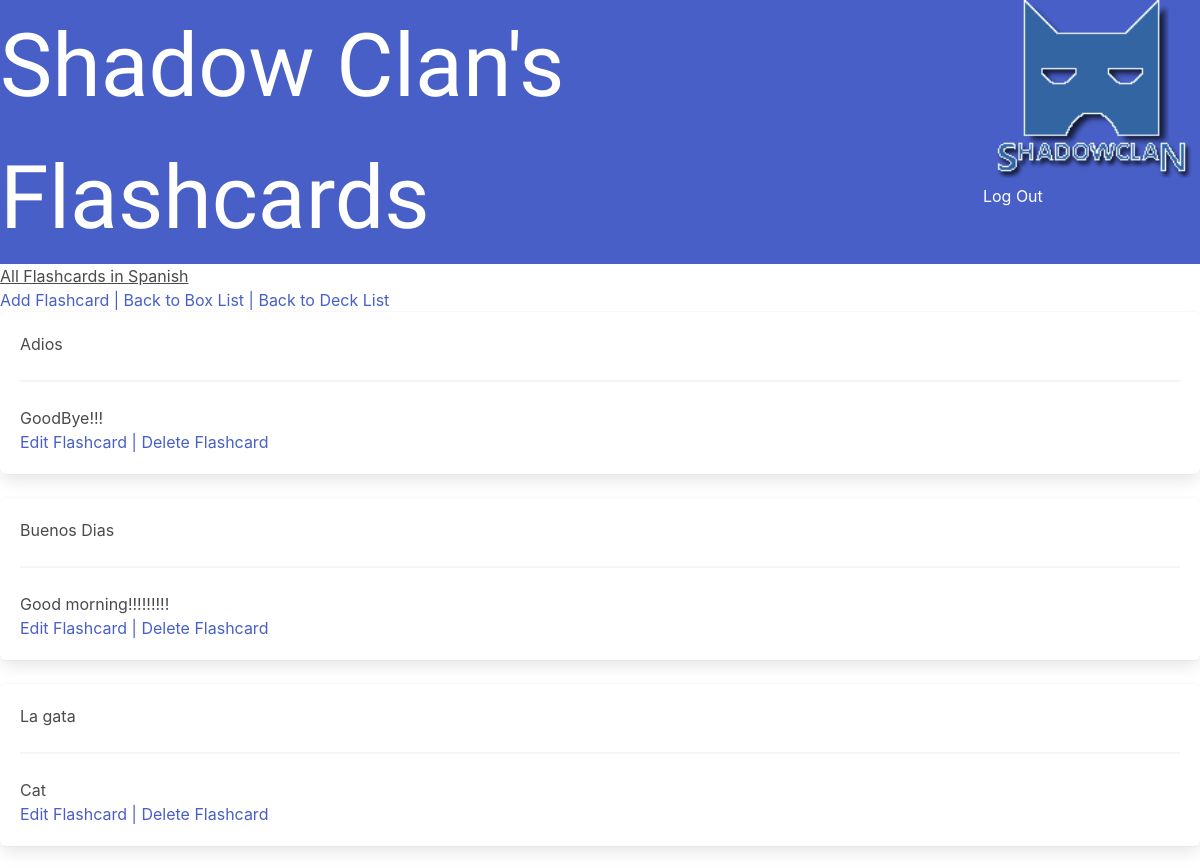
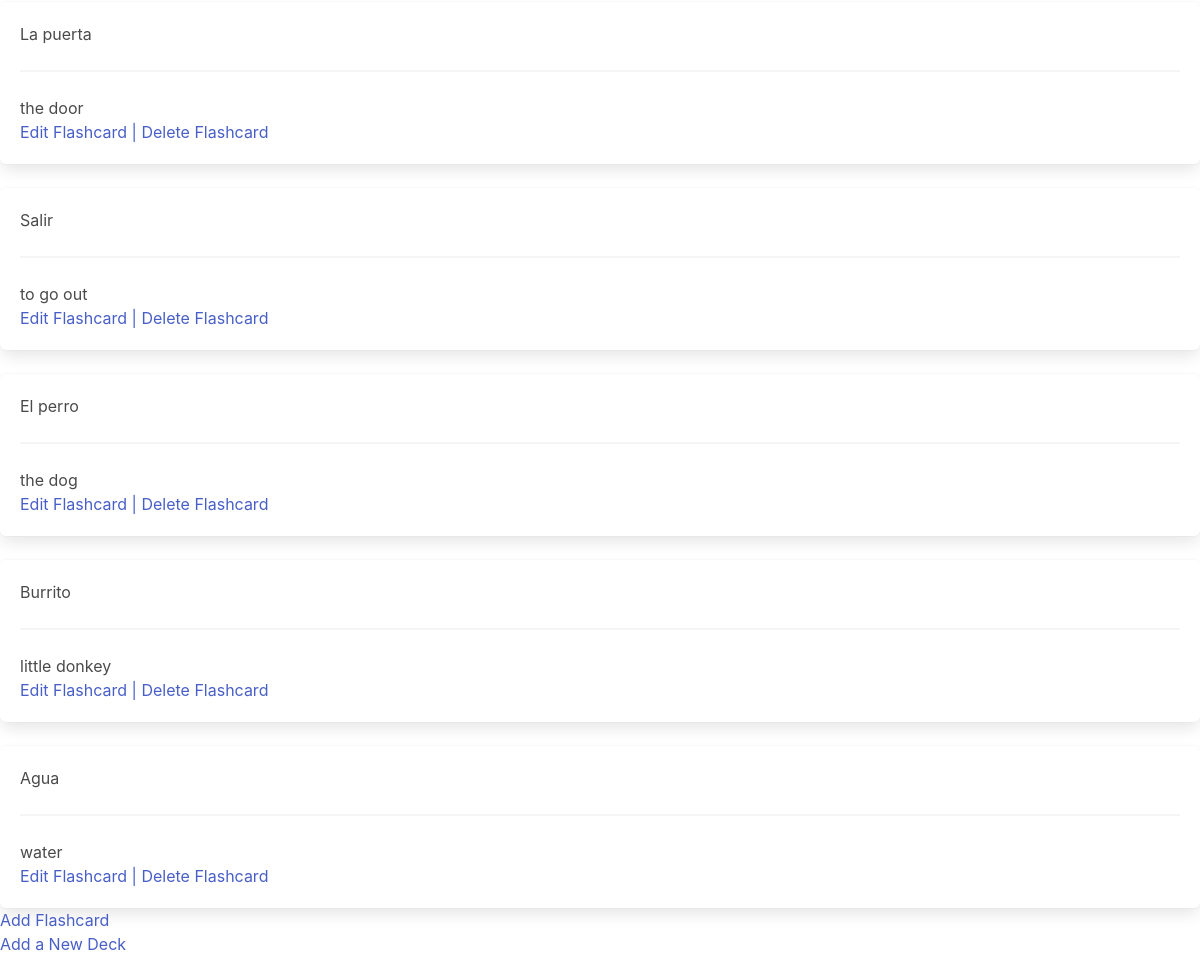
/decks/spanish (signed in), run on the app's committed database (2 pictures, top to bottom).
### flashcardsapp/models.py (models this page shows, shortened)
class Deck(models.Model):
    name = models.CharField(max_length=200)
    description = models.TextField(max_length=1000)
    deck_user = models.ForeignKey(
        User, on_delete=models.CASCADE, null=True, blank=True, related_name="deck_user"
    )
    slug = models.SlugField(
        max_length=200,
        null=True,
        blank=True,
        unique=True,
    )
    date = models.DateTimeField(auto_now_add=datetime.now)

class FlashCard(models.Model):
    prompt = models.CharField(max_length=200)
    answer = models.CharField(max_length=1000)
    flashcard_deck = models.ForeignKey(
        Deck, on_delete=models.CASCADE, null=True, blank=True, related_name="flashcard_deck"
    )
    correct = models.BooleanField(default=True)
    missed = models.IntegerField(default=0)
    date = models.DateTimeField(auto_now_add=datetime.now)
    objects = models.Manager()
    box = models.ForeignKey(
        "Box", on_delete=models.CASCADE,   related_name="box", default="1"
    )
    card_seen = models.BooleanField(default=False)

### flashcardsapp/views.py (the view)
# urls.py: path("decks/<slug:slug>", flash_views.show_flashcards, name="show_flashcards"),
@ login_required
def show_flashcards(request, slug):
    deck = get_object_or_404(Deck, slug=slug)
    flashcards = FlashCard.objects.all().filter(flashcard_deck_id=deck.id)
    return render(request, "show_flashcards.html", {"deck": deck, "flashcards": flashcards})

### templates/show_flashcards.html
{% extends "base.html" %}
{% block content %}
<div class="p1 f3 lh-copy"><h1>All Flashcards in {{deck.name}}</h1></div>
<section>
  <a href={% url 'add_flashcard' slug=deck.slug %}>Add Flashcard |</a>
  <a href={% url 'choose_box' deck.slug %}> Back to Box List |</a>
  <a href={% url 'deck_list' %}> Back to Deck List </a>
<section class="pt4">
<section>
  {% for flashcard in flashcards %}
  <div class="box w-60 h-75 pb5 pt4">
      <p class="f3 lh-copy">{{ flashcard.prompt }} </p>
      <hr>
      <p class="pb3">{{ flashcard.answer }} </p>
<div>
      <a href={% url 'edit_flashcard' slug=deck.slug pk=flashcard.pk%}>Edit Flashcard |</a>
      <a href={% url 'delete_flashcard' slug=deck.slug pk=flashcard.pk%}>Delete Flashcard</a>
    </div>
 </div>
 {% endfor %}
</section>
<section>
  <a href={% url 'add_flashcard' slug=deck.slug %}>Add Flashcard</a>
<section class="pt4">
<section class="pt4">
  <a href={% url 'add_deck' pk=user.pk%}>Add a New Deck</a>
</section>
{% endblock content %}

### static/stylesheet.css (style rules this page uses)
.p1 { text-decoration: underline; }

### data on the page
Deck: name "Spanish"
FlashCard: prompt "Adios", answer "GoodBye!!!"
FlashCard: prompt "Buenos Dias", answer "Good morning!!!!!!!!!"
FlashCard: prompt "La gata", answer "Cat"
FlashCard: prompt "La puerta", answer "the door"
FlashCard: prompt "Salir", answer "to go out"
FlashCard: prompt "El perro", answer "the dog"
FlashCard: prompt "Burrito", answer "little donkey"
FlashCard: prompt "Agua", answer "water"
